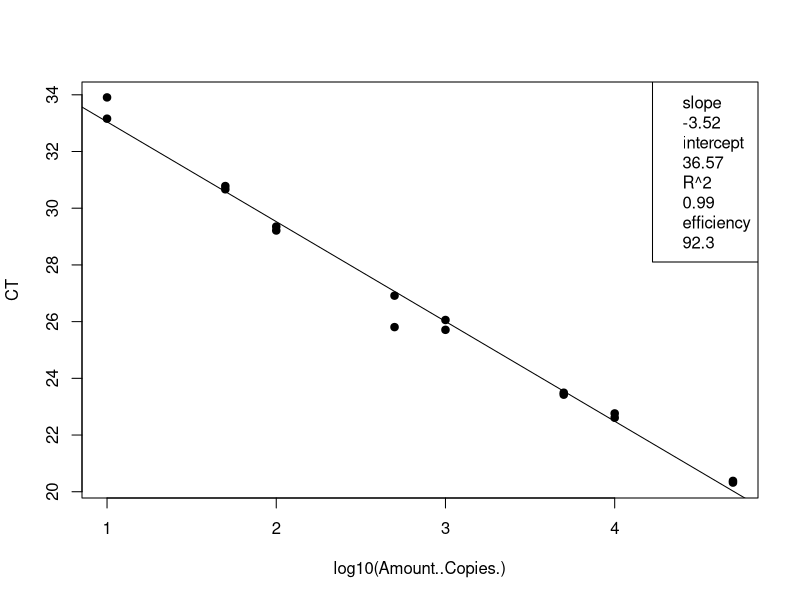
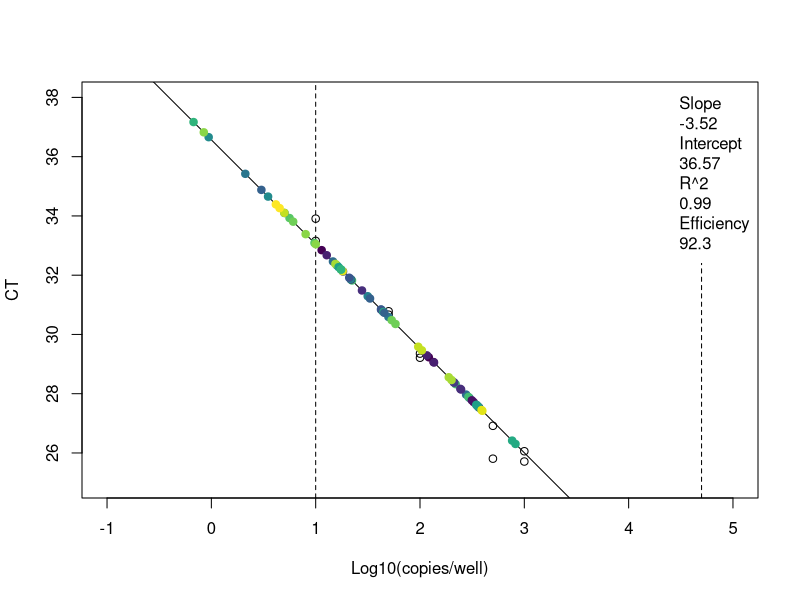
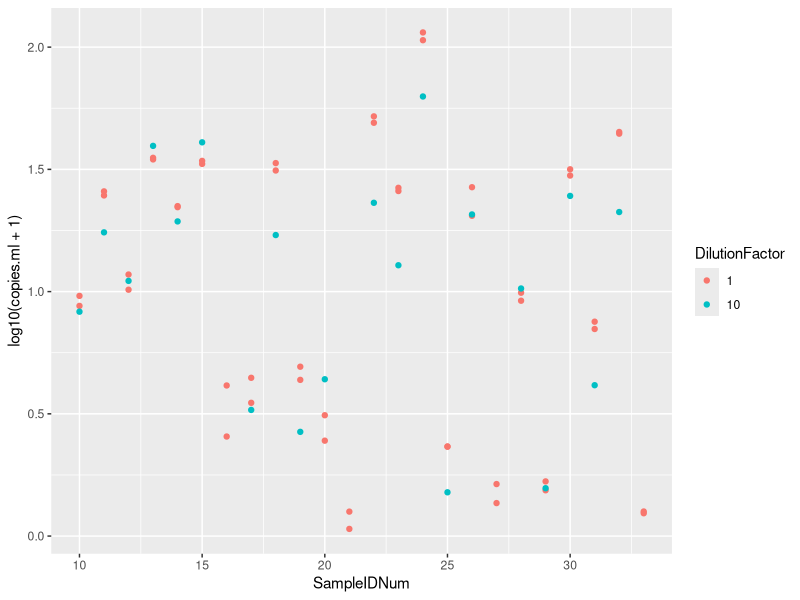

Source code (R) for these figures, in order:
## ---- chunk 1
knitr::opts_chunk$set(echo = TRUE)

## ---- chunk 2
# clear the workspace
rm(list=ls())

# load the data (note data file must be in this repository)
data <- read.csv("Plate1_E.coli_qPCRConversion.csv")
#View(data)

# check class of Ct and copy number, change to numeric if needed
#class(data$CT) # check the data class type
#data$CT <- as.numeric(as.character(data$CT)) # change to numeric, NA warning ok
## ---- chunk 3
# linear regression of standard curve
standards = subset(data, Name == "STANDARD")
standardCurve <- lm(CT ~ log10(Amount..Copies.), data = standards)

# save the line info
standard_slope = standardCurve$coefficients[2]
standard_intercept = standardCurve$coefficients[1]
R2 = summary(standardCurve)$r.squared
efficiency =  (10^(-1/standardCurve$coefficients[2])-1)*100

# plot standards and best fit line
standardCurvePlot <- plot(CT ~ log10(Amount..Copies.), data = standards, pch=19) 
abline(coef(standardCurve)) 
legend("topright", legend = c(paste= "slope", round(standard_slope, 2), paste= "intercept", round(standard_intercept, 2), paste= "R^2", round(R2, 2), paste = "efficiency", round(efficiency, 1)))
## ---- chunk 4
# data set of unknowns including info on standard curve
unknowns = subset(data, Name == "UNKNOWN")

# add new columns to the data table
unknowns$plate_num = 1 # note:change to the actual plate number
unknowns$standard_slope = standard_slope
unknowns$standard_intercept = standard_intercept
unknowns$R2 = R2
unknowns$efficiency = efficiency
  
# add a new column that interpolates copies/well from Ct for the unknowns
unknowns$log.copies.well = (unknowns$CT - standard_intercept)/standard_slope
unknowns$copies.well = 10^unknowns$log.copies.well

# copies/ul extract accounting for dilution factor
vol.well = 3 # note:change to qPCR template volume in ul
unknowns$vol.well = vol.well
unknowns$copies.ul = ((unknowns$copies.well/vol.well)*unknowns$DilutionFactor)

# copies/extraction
vol.elution = 110 #note:change to DNA extraction elution volume in ul
unknowns$vol.elution = vol.elution
unknowns$copies.extraction = (unknowns$copies.ul*vol.elution)

# copies/ml #Volume is volume of sample filtered in mL
unknowns$copies.ml = (unknowns$copies.extraction/unknowns$Volume)
## ---- chunk 5
# set up the color palette
library(viridis)
unknowns$SampleIDNum = as.factor(as.character(unknowns$SampleIDNum)) # change to factor for colors
Colors = viridis(n=nlevels(unknowns$SampleIDNum)) # set the color levels to call on later

# check the range and adjust the limits in plot
range(unknowns$CT, na.rm=T) # y limits
range(unknowns$log.copies.well, na.rm =T) # x limits

# plot the standard curve again
standardCurvePlot <- plot(CT ~ log10(Amount..Copies.), data = standards,
                          xlim = c(-1,5), ylim = c(25,38),
                          xlab = "Log10(copies/well)",
                          ylab = "CT") 

# add boundaries and standard line
abline(v=log10(10), lty=2)
abline(v=log10(50000), lty=2)
abline(coef(standardCurve)) 

# add the sample data
standardCurvePlot <- points(CT ~ log.copies.well, data = unknowns, pch=19, 
                            col = Colors[unknowns$SampleIDNum])
legend("topright", inset = 0.002, box.lty=0, legend=c(paste= "Slope", round(standardCurve$coefficients[2], 2), 
                                                      paste= "Intercept", round(standardCurve$coefficients[1], 2), 
                                                      paste= "R^2", round(summary(standardCurve)$r.squared, 2),
                                                      paste = "Efficiency", round((10^(-1/standardCurve$coefficients[2])-1)*100, 1)))

## ---- chunk 6
# make a plot that compares the diluted to undiluted replicates for each sample including dilution factor
library("ggplot2")
unknowns$SampleIDNum <- as.numeric(as.character(unknowns$SampleIDNum)) # change to numeric
unknowns$DilutionFactor <- as.factor(as.character(unknowns$DilutionFactor)) # change to factor
qplot(SampleIDNum,log10(copies.ml+1), data=unknowns, col=DilutionFactor)
## ---- chunk 7
# write csv file
write.csv(unknowns, file = "Plate1_E.coli_ConvertedData.csv", row.names=FALSE, na="")

# average the replicates (if not strongly inhibited) and make a new file
library(dplyr)
data.average = unknowns %>% group_by(SampleIDNum) %>% summarise(copies.ml = mean(copies.ml, na.rm = T))
write.csv(data.average, file = "Plate1_E.coli_Averaged.csv", row.names=FALSE, na="")
